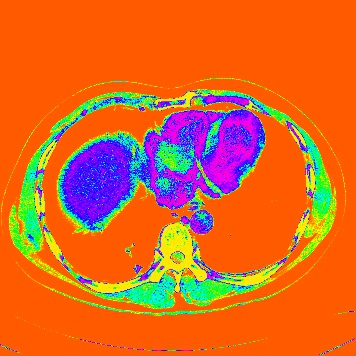
#> input picture OP/JHS/img-00000023.jpg, 356 x 356 px; its folder holds only this picture in this run
$ python liver_trace3.py   (older library calls are emulated)
#> lines starting #> are read from the running program, lines starting #| are printed output that depends on the picture; after the words box and inside, x2 and y2 are one past the last pixel; in counts of white or black regions, pixels touching at a corner belong together
#> further down, img is the input picture: shape (356, 356, 3); mean B, G, R 39.7, 104.3, 217
from __future__ import division
import cv2
#to show the image
from matplotlib import pyplot as plt
import numpy as np
from math import cos, sin
from PIL import Image
import glob
green = (0, 255, 0)

def show(image):
    plt.figure(figsize=(10, 10))
    plt.imshow(image, interpolation='nearest')

def overlay_mask(mask, image):
    #make the mask rgb
    rgb_mask = cv2.cvtColor(mask, cv2.COLOR_GRAY2RGB)
    #calculates the weightes sum of two arrays. in our case image arrays
    #input, how much to weight each.
    #optional depth value set to 0 no need
    img = cv2.addWeighted(rgb_mask, 0, image, 0.5, 0)
    return img

def find_biggest_contour(image):
    #Copy
    image = image.copy()
    #input, gives all the contours, contour approximation compresses horizontal,
    #vertical, and diagonal segments and leaves only their end points. For example,
    #an up-right rectangular contour is encoded with 4 points.
    #Optional output vector, containing information about the image topology.
    #It has as many elements as the number of contours.
    #we dont need it
    image, contours, hierarchy = cv2.findContours(image, cv2.RETR_LIST, cv2.CHAIN_APPROX_SIMPLE)
    #Isolate largest contour

    contour_sizes = [(cv2.contourArea(contour), contour) for contour in contours]
    biggest_contour = max(contour_sizes, key=lambda x: x[0])[1]

    mask = np.zeros(image.shape, np.uint8)

    cv2.drawContours(mask, [biggest_contour], -1, 255, -1)
    return biggest_contour, mask

    #return contours, mask

def circle_contour(image, contour):
    #Bounding ellipse
    image_with_contour = image.copy()
    #stencil = np.zeros(image.shape).astype(image.dtype)
    #kernel = np.ones((1,1),np.uint8)
    #image_with_contour = cv2.bitwise_not(image_with_contour)
    cv2.drawContours(image_with_contour, contour, -1, (255,255,255), 4)
    # [6 lines of commented-out code are left out]
    '''
    #easy function
    ellipse = cv2.fitEllipse(contour)
    #add it
    cv2.ellipse(image_with_contour, ellipse, green, 2, cv2.LINE_AA)
    '''
    #cv2.imshow("img",image_with_contour)
    #cv2.waitKey(0)
    return image_with_contour
    #return stencil
def find_tumor(image):
    # we'll be manipulating pixels directly
    #most compatible for the transofrmations we're about to do
    image = cv2.cvtColor(image, cv2.COLOR_BGR2RGB)
    # Make a consistent size
    #get largest dimension
    max_dimension = max(image.shape)
#> max_dimension = 356
    #The maximum window size is 700 by 660 pixels. make it fit in that
    scale = 700/max_dimension
#> scale = 1.97
    #resize it. same width and hieght none since output is 'image'.
    image = cv2.resize(image, None, fx=scale, fy=scale)
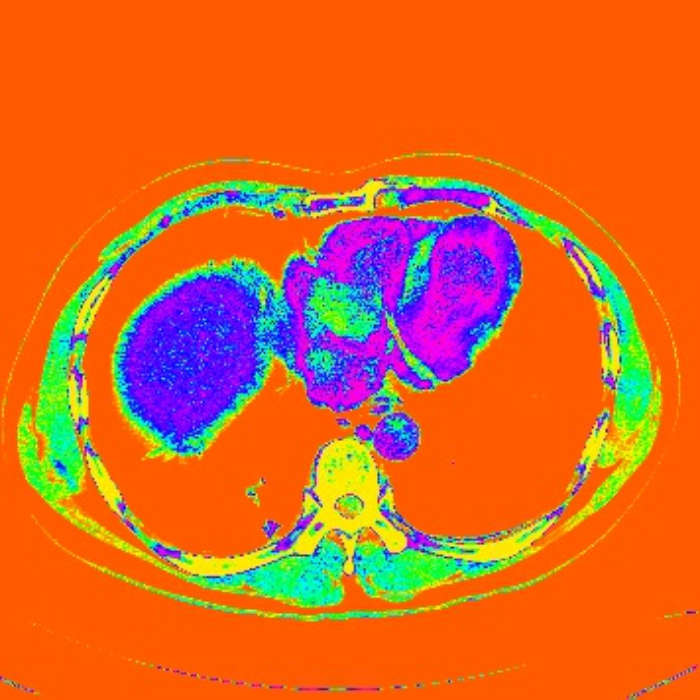
#> image: shape (700, 700, 3); mean R, G, B 216.9, 104.2, 39.7

    #we want to eliminate noise from our image. clean. smooth colors without
    #dots
    # Blurs an image using a Gaussian filter. input, kernel size, how much to filter, empty)
    image_blur = cv2.GaussianBlur(image, (7, 7), 0)
    #t unlike RGB, HSV separates luma, or the image intensity, from
    # chroma or the color information.
    #just want to focus on color, segmentation
    image_blur_hsv = cv2.cvtColor(image_blur, cv2.COLOR_RGB2HSV)
#> image_blur_hsv: shape (700, 700, 3); mean H, S, V 31.4, 240.9, 243.7

    # Filter by colour
    # Purple for Tumor
    min_color = np.array([90, 100, 80])
    max_color = np.array([140, 256, 256])
    #layer
    mask1 = cv2.inRange(image_blur_hsv, min_color, max_color)
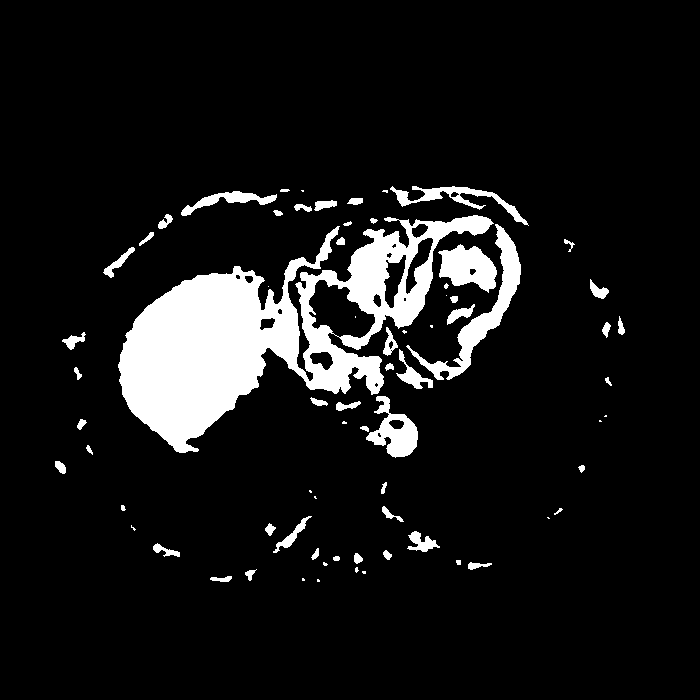
#> mask1: shape (700, 700); 9.2% white; 72 white regions (20 under 20 px), largest, box (x1, y1, x2, y2) and area: (118, 215, 494, 453) 32132, (406, 224, 521, 380) 2997, (438, 244, 497, 293) 1818

    min_color2 = np.array([170, 100, 80])
    max_color2 = np.array([180, 256, 256])

    mask2 = cv2.inRange(image_blur_hsv, min_color2, max_color2)
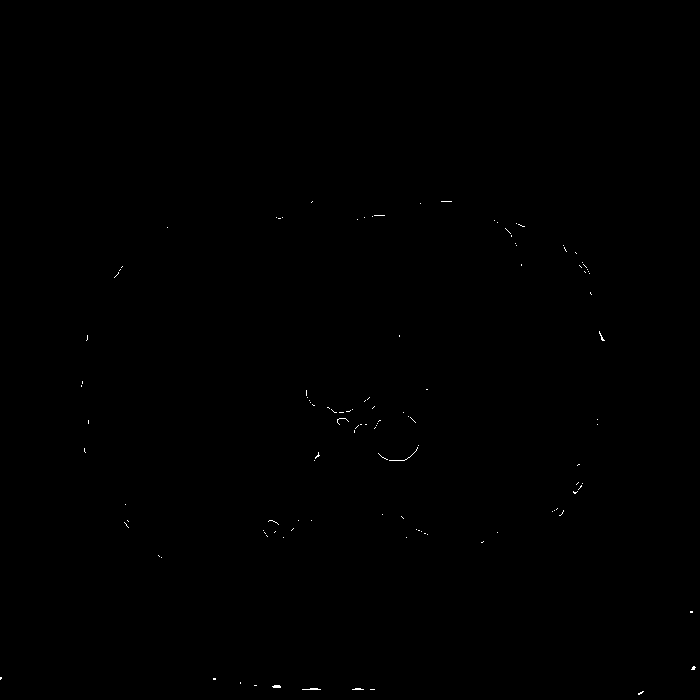
#> mask2: shape (700, 700); 0.1% white in thin lines or dots, all inside (x1, y1, x2, y2) = (0, 201, 696, 695)

    #mask = mask1 + mask2
    mask = mask1
    kernel = cv2.getStructuringElement(cv2.MORPH_ELLIPSE, (15, 15))
    #morph the image. closing operation Dilation followed by Erosion.
    #It is useful in closing small holes inside the foreground objects,
    #or small black points on the object.
    mask_closed = cv2.morphologyEx(mask, cv2.MORPH_CLOSE, kernel)
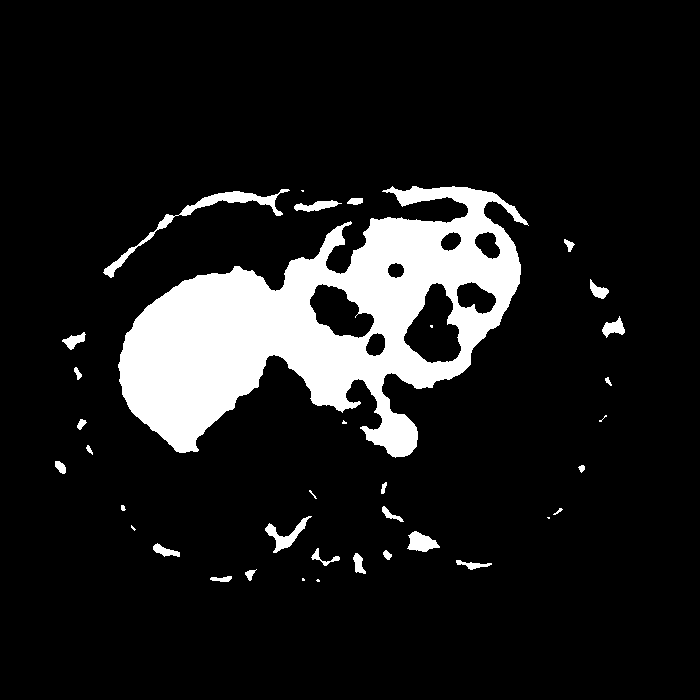
#> mask_closed: shape (700, 700); 11.3% white; 36 white regions (9 under 20 px), largest, box (x1, y1, x2, y2) and area: (118, 186, 529, 458) 50220, (103, 189, 290, 278) 1430, (265, 516, 312, 553) 500
    #erosion followed by dilation. It is useful in removing noise
    mask_clean = cv2.morphologyEx(mask_closed, cv2.MORPH_OPEN, kernel)
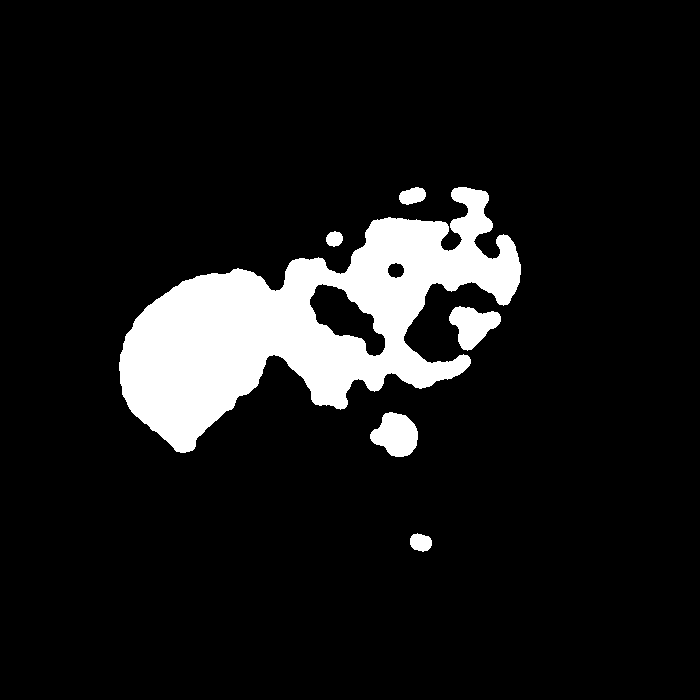
#> mask_clean: shape (700, 700); 9.8% white; 6 white regions

    # Find biggest tumor
    #get back list of segmented tumor and an outline for the biggest one
    big_tumor_contour, mask_tumors = find_biggest_contour(mask_clean)
#> in find_biggest_contour, `image, contours, hierarchy = cv2.findContours(image, cv2.RETR_LIST, cv..`: contours = 8 contours; box (x1, y1, x2, y2) and area: (119, 187, 521, 453) 46385, (309, 283, 386, 357) 2646, (370, 412, 418, 457) 1434, (449, 306, 501, 351) 1307, (399, 187, 426, 205) 321, (410, 533, 432, 552) 286, (387, 262, 405, 279) 206, (326, 231, 343, 247) 183
#> in find_biggest_contour, `contour_sizes = [(cv2.contourArea(contour), contour) for contour in co..`: contour_sizes = 8 items
#> in find_biggest_contour, `biggest_contour = max(contour_sizes, key=lambda x: x[0])[1]`: biggest_contour = contour of 709 points, box (x1, y1, x2, y2) (119, 187, 521, 453), area 46385
#> in find_biggest_contour, `cv2.drawContours(mask, [biggest_contour], -1, 255, -1)`:
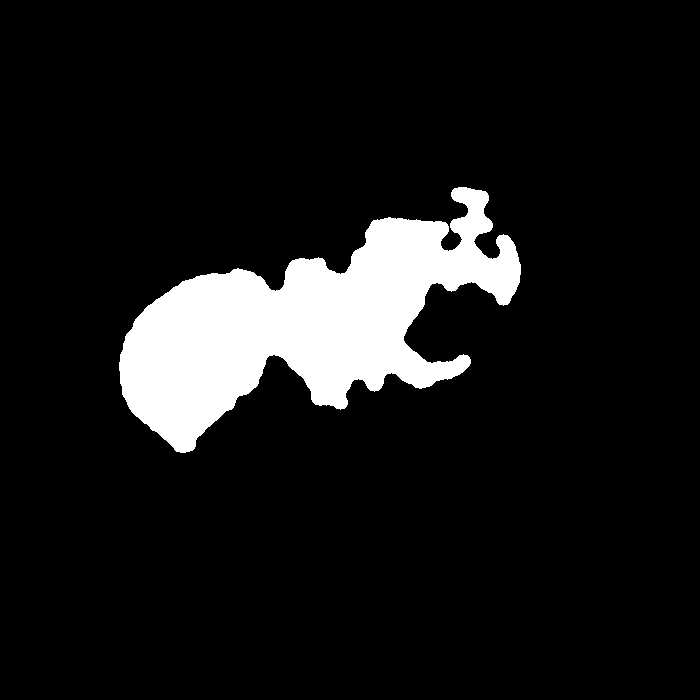
#> mask: shape (700, 700); 9.6% white; 1 white region, box (x1, y1, x2, y2) and area: (119, 187, 521, 453) 47097
#> big_tumor_contour has the same summary as biggest_contour in find_biggest_contour

    # Overlay cleaned mask on image
    # overlay mask on image, tumor now segmented
    #overlay = overlay_mask(mask_closed, image)

    # Circle biggest tumor
    #circle the biggest one
    #show(image)
    circled = circle_contour(image, big_tumor_contour)
#> in circle_contour, `cv2.drawContours(image_with_contour, contour, -1, (255,255,255), 4)`:
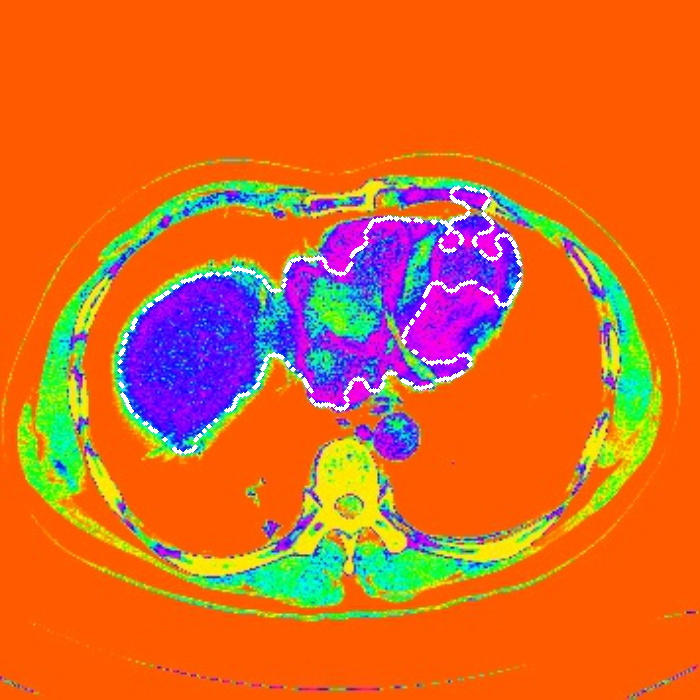
#> image_with_contour: shape (700, 700, 3); 1.08% of pixels changed, all inside (x1, y1, x2, y2) = (117, 185, 523, 455)

    #we're done, convert back to original color scheme
    bgr = cv2.cvtColor(circled, cv2.COLOR_RGB2BGR)
    show(circled)
    return bgr

#read the image
#image = cv2.imread('OP/JHS/img-8.jpg')
#detect it
#result = find_tumor(image)
#print result
#write the new image
#cv2.imwrite('aniresult8.jpg', result)
#work2
jhs = glob.glob('OP/JHS/*.jpg')
jhs = sorted(jhs)

for i in range(0, len(jhs)):
	img = cv2.imread(jhs[i])
	result = find_tumor(img)
	cv2.imwrite('Liver_OP_BG/liver-'+str(i).zfill(8)+'.jpg',result)

$ run again, on OP/JHS/img-00000085.jpg
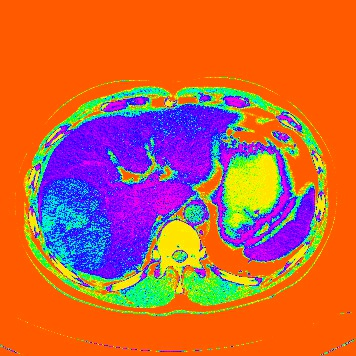
#> input picture OP/JHS/img-00000085.jpg, 356 x 356 px
#> img is the input picture: shape (356, 356, 3); mean B, G, R 65.7, 101.2, 198.3
#> image_blur_hsv: shape (700, 700, 3); mean H, S, V 44.1, 237.8, 241.5
#> in find_tumor, `mask1 = cv2.inRange(image_blur_hsv, min_color, max_color)`:
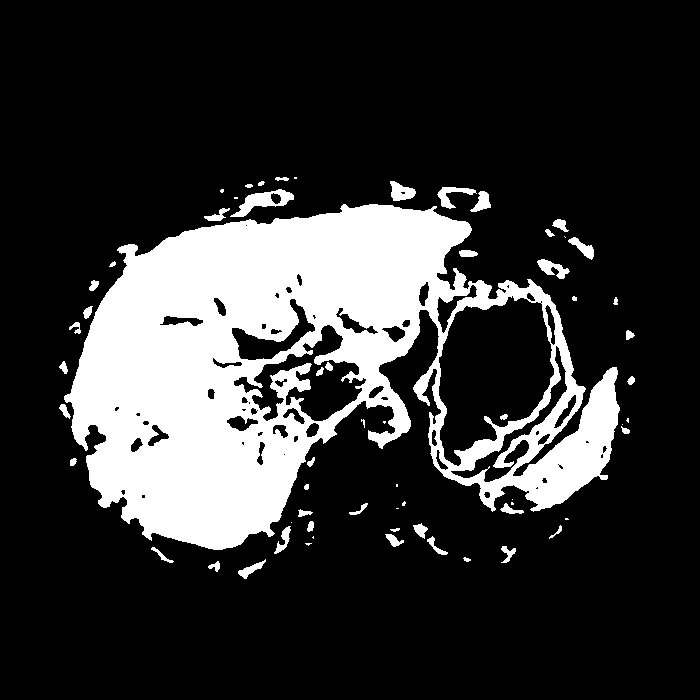
#> mask1: shape (700, 700); 20.4% white; 63 white regions (17 under 20 px), largest, box (x1, y1, x2, y2) and area: (64, 204, 620, 550) 94918, (230, 189, 294, 217) 700, (390, 181, 416, 201) 333
#> mask2: shape (700, 700); 0.09% white in thin lines or dots, all inside (x1, y1, x2, y2) = (22, 198, 637, 692)
#> mask_closed: shape (700, 700); 23.7% white; 20 white regions (4 under 20 px), largest, box (x1, y1, x2, y2) and area: (59, 177, 635, 563) 113806, (545, 219, 594, 260) 557, (537, 259, 570, 279) 361
#> mask_clean: shape (700, 700); 22.5% white; 3 white regions
#> contours = 6 contours; box (x1, y1, x2, y2) and area: (61, 179, 545, 551) 93478, (431, 306, 628, 514) 16158, (414, 369, 447, 423) 939, (237, 333, 280, 361) 862, (314, 327, 342, 357) 528, (261, 391, 279, 408) 206
#> contour_sizes = 6 items
#> biggest_contour = contour of 909 points, box (x1, y1, x2, y2) (61, 179, 545, 551), area 93478
#> mask: shape (700, 700); 19.3% white; 1 white region, box (x1, y1, x2, y2) and area: (61, 179, 545, 551) 94369
#> big_tumor_contour has the same summary as biggest_contour in find_biggest_contour
#> in circle_contour, `cv2.drawContours(image_with_contour, contour, -1, (255,255,255), 4)`:
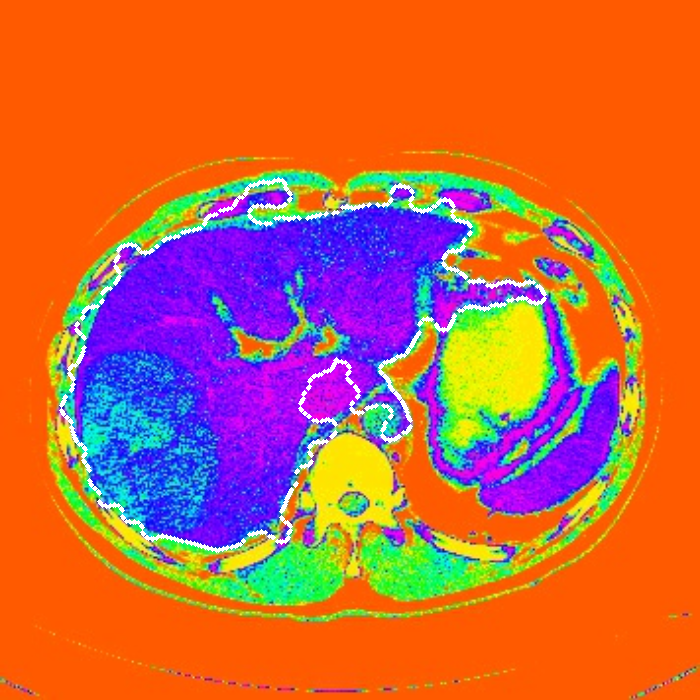
#> image_with_contour: shape (700, 700, 3); mean R, G, B 200.6, 102.8, 66.8

$ run again, on OP/JHS/img-00000122.jpg
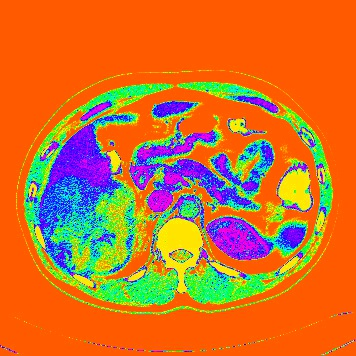
#> input picture OP/JHS/img-00000122.jpg, 356 x 356 px
#> img is the input picture: shape (356, 356, 3); mean B, G, R 44.2, 114.5, 204.7
#> image_blur_hsv: shape (700, 700, 3); mean H, S, V 34.1, 235.4, 239.2
#> in find_tumor, `mask1 = cv2.inRange(image_blur_hsv, min_color, max_color)`:
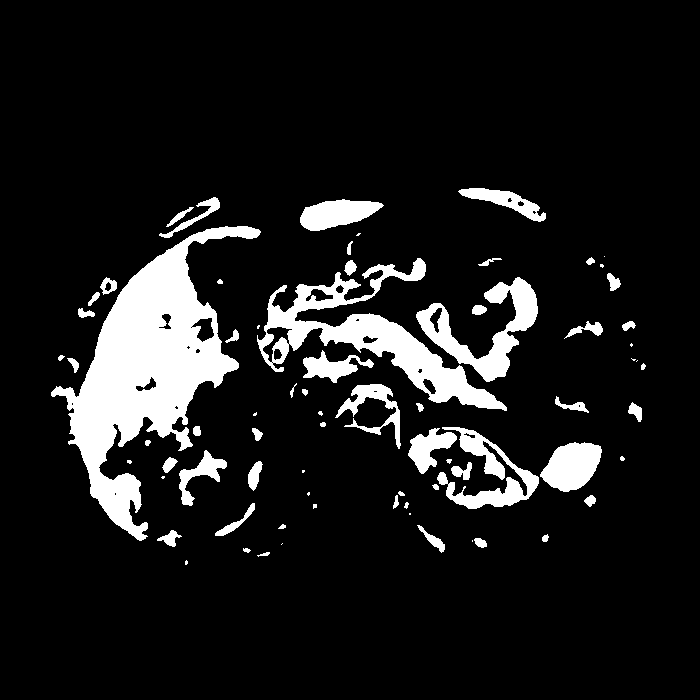
#> mask1: shape (700, 700); 10.7% white; 74 white regions (19 under 20 px), largest, box (x1, y1, x2, y2) and area: (51, 226, 261, 541) 22663, (257, 258, 507, 411) 9302, (416, 277, 538, 382) 4074
#> mask2: shape (700, 700); 0.13% white in thin lines or dots, all inside (x1, y1, x2, y2) = (0, 197, 679, 695)
#> mask_closed: shape (700, 700); 12.9% white; 35 white regions (9 under 20 px), largest, box (x1, y1, x2, y2) and area: (51, 197, 261, 541) 27956, (257, 241, 538, 412) 19286, (335, 384, 602, 509) 10008
#> mask_clean: shape (700, 700); 11.1% white; 9 white regions
#> contours = 11 contours; largest, box (x1, y1, x2, y2) and area: (65, 201, 236, 471) 22390, (257, 264, 538, 409) 17616, (405, 427, 601, 509) 8741, (90, 472, 147, 539) 2229, (300, 199, 375, 231) 1588
#> contour_sizes = 11 items
#> biggest_contour = contour of 368 points, box (x1, y1, x2, y2) (65, 201, 236, 471), area 22390
#> mask: shape (700, 700); 4.6% white; 1 white region, box (x1, y1, x2, y2) and area: (65, 201, 236, 471) 22765
#> big_tumor_contour has the same summary as biggest_contour in find_biggest_contour
#> in circle_contour, `cv2.drawContours(image_with_contour, contour, -1, (255,255,255), 4)`:
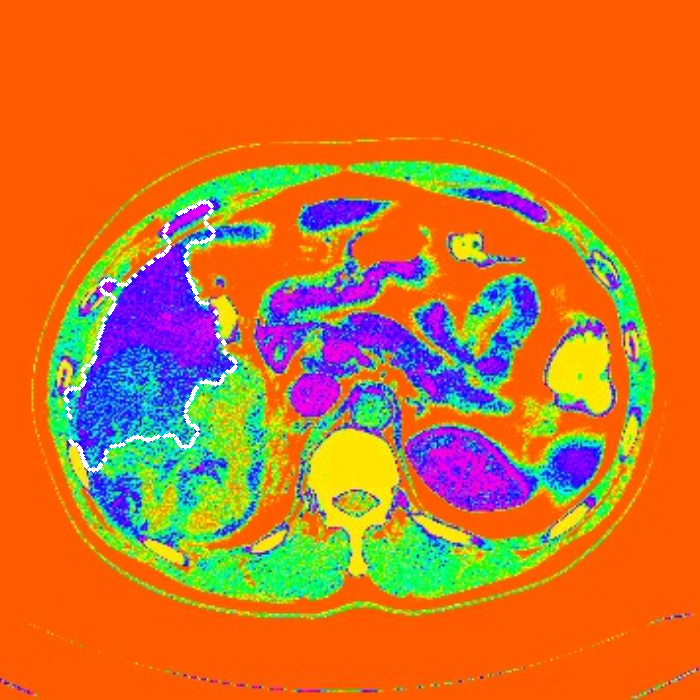
#> image_with_contour: shape (700, 700, 3); mean R, G, B 205.7, 115.1, 44.7

$ run again, on OP/JHS/img-00000151.jpg
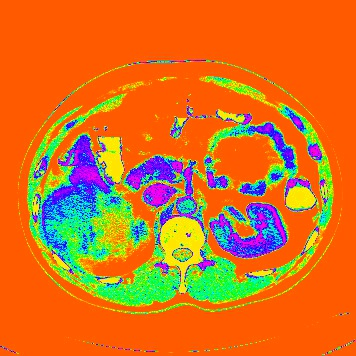
#> input picture OP/JHS/img-00000151.jpg, 356 x 356 px
#> img is the input picture: shape (356, 356, 3); mean B, G, R 33.8, 114.4, 213.4
#> image_blur_hsv: shape (700, 700, 3); mean H, S, V 28.8, 238.6, 241.6
#> mask1: shape (700, 700); 7.5% white; 71 white regions (16 under 20 px), largest, box (x1, y1, x2, y2) and area: (63, 265, 225, 514) 12584, (413, 399, 559, 506) 7225, (247, 307, 352, 373) 3453
#> mask2: shape (700, 700); 0.11% white in thin lines or dots, all inside (x1, y1, x2, y2) = (0, 118, 632, 692)
#> mask_closed: shape (700, 700); 9% white; 39 white regions (8 under 20 px), largest, box (x1, y1, x2, y2) and area: (63, 265, 237, 514) 14784, (409, 399, 565, 506) 10136, (247, 307, 405, 454) 8557
#> mask_clean: shape (700, 700); 7.4% white; 16 white regions
#> contours = 16 contours; largest, box (x1, y1, x2, y2) and area: (69, 265, 223, 510) 13384, (413, 400, 565, 506) 9647, (257, 307, 377, 362) 3814, (506, 241, 580, 334) 2107, (315, 389, 395, 436) 2055
#> contour_sizes = 16 items
#> biggest_contour = contour of 323 points, box (x1, y1, x2, y2) (69, 265, 223, 510), area 13384
#> mask: shape (700, 700); 2.8% white; 1 white region, box (x1, y1, x2, y2) and area: (69, 265, 223, 510) 13750
#> big_tumor_contour has the same summary as biggest_contour in find_biggest_contour
#> in circle_contour, `cv2.drawContours(image_with_contour, contour, -1, (255,255,255), 4)`:
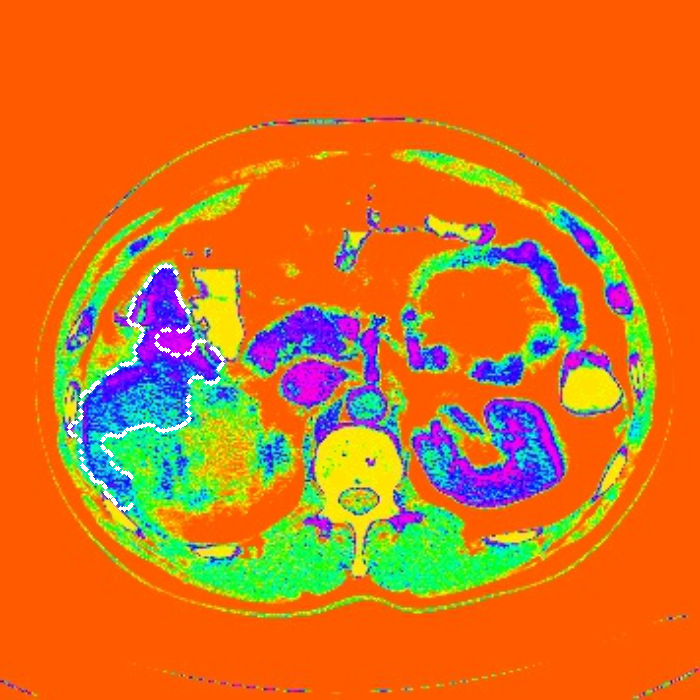
#> image_with_contour: shape (700, 700, 3); mean R, G, B 214.3, 114.9, 34.1
